Frame 1 (no input): blank canvas, image omitted
Frame 60 (the mouse pressed at the canvas centre just before this capture): blank canvas, image omitted
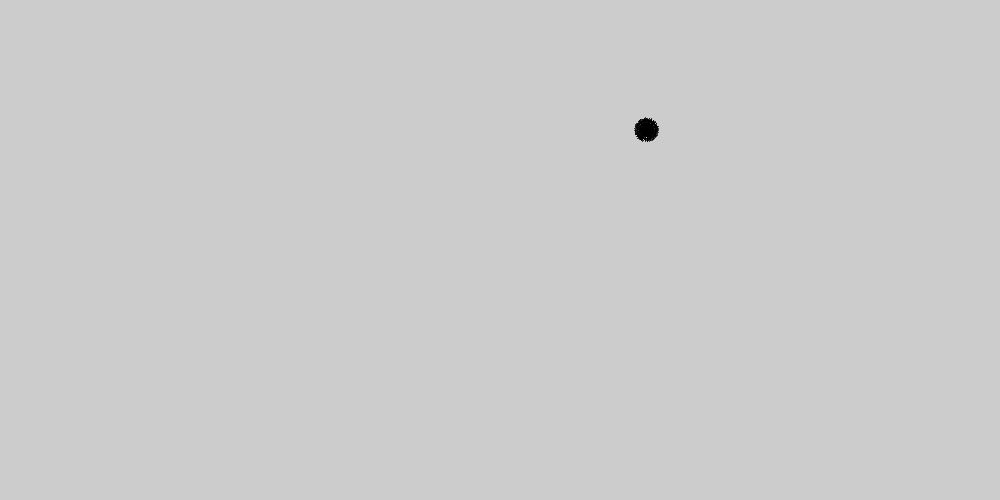
Frame 120 (the mouse held since frame 60 and released just before this capture)

The Processing sketch whose frames 1 and 60 were blank and that drew this single picture after the mouse press (run headless with seeded random() and noise(); from frame 60 on, the mouse is pressed at the canvas centre):

// Processing sketch: sketch_3conssitenciaDegradeBolha
// ── sketch_3conssitenciaDegradeBolha.pde
Bubble [] bubbles;
Bubble nBubble;
float angle, angleAdd, rAngleAdd, xPos, yPos, xDotPos, yDotPos;
float a, r, rBegin, rMaxSize;


void setup(){
  size(1000,500);
  bubbles = new Bubble[0];
  genBub();
}

void draw(){
  
  bubbles[bubbles.length-1].update();
  bubbles[bubbles.length-1].dNIt();
  
  
  
}

void genBub(){
  nBubble = new Bubble(random(width), random(height));
  bubbles = (Bubble []) append(bubbles, nBubble);
}

class Bubble {
  float angle, angleAdd, rAngleAdd, xPos, yPos, xDotPos, yDotPos;
  float a, r, rBegin, rMaxSize;
  
  Bubble(float x, float y){
    xPos = x;
    yPos = y;
    rMaxSize = random(10, 200);
    rBegin = random(-PI, PI);
  }
  
  void update(){
    rAngleAdd = random(.001, 1);
    r += .1;
    angleAdd = map(r, 0, rMaxSize, 0, PI);
  }
  
  void dNIt(){
      for(float i = -PI + rBegin ; i < PI + rBegin; i += rAngleAdd){
      
      xDotPos = (cos(i)* r) + (xPos);
      yDotPos = (sin(i)* r) + (yPos);
      
      point(xDotPos, yDotPos);
    }
  }
  
}
